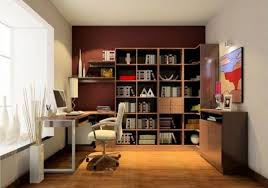
#> input picture src/Images and Videos/image8.jpg, 268 x 188 px, found by its file name
$ python 'Drawing Shapes.py'
#> lines starting #> are read from the running program, lines starting #| are printed output that depends on the picture
'''
Here will see how to use shapes features of opencv to be use
in different application.
'''

import cv2
import numpy as np

# First we try one sample image -

# The grey level or grey value indicates the brightness of a pixel. The minimum grey level is 0.
# The maximum grey level depends on the digitisation depth of the image. For an 8-bit-deep image it is 255.
# '0' gray value indicates - black image
black_img = np.zeros((512,512,3), np.uint8)

'''
Drawing a line : cv2.line(src, line_point1, line_point2, color, thickness)
src : It is the image on which line is to be drawn.
rect_point1 :- Start coordinate, here (0, 0) represents the top left corner of line
rect_point2 :- Ending coordinate, here (512, 512)  represents the bottom right corner of line
color: It is the color of line to be drawn. For BGR, we pass a tuple. eg: (255, 0, 0) for blue color.
thickness: It is the thickness of the line in px.
Return Value: It returns an image.
'''
cv2.line(black_img, (0,0),(black_img.shape[0],black_img.shape[1]),(0,255,0),2)
cv2.imshow('Drawing_line', black_img)
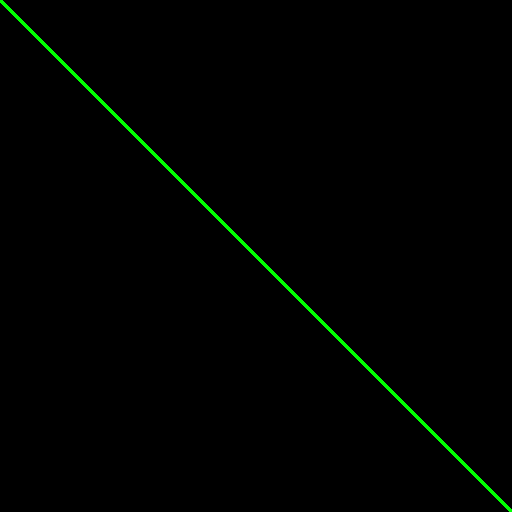
#> window 'Drawing_line': shape (512, 512, 3); mean B, G, R 0, 2.5, 0
cv2.waitKey(0)


'''
Drawing a rectangle : cv2.rectangle(src, rect_point1, rect_point2, color, thickness)
src : It is the image on which rectangle is to be drawn.
rect_point1 :- Start coordinate, here (350, 100) represents the top left corner of rectangle
rect_point2 :- Ending coordinate, here (450, 200)  represents the bottom right corner of rectangle
color: It is the color of border line of rectangle to be drawn. For BGR, we pass a tuple. eg: (255, 0, 0) for blue color.
thickness: It is the thickness of the rectangle border line in px. Thickness of -1 px will fill the rectangle shape by the specified color.
Return Value: It returns an image.
'''
cv2.rectangle(black_img, (350,100),(450,200),(0,255,0),2)
cv2.imshow('Drawing_rect', black_img)
cv2.waitKey(0)

cv2.rectangle(black_img, (350,100),(450,200),(255,0,0),cv2.FILLED)
cv2.imshow('Drawing_rect_filled', black_img)
cv2.waitKey(0)

'''
Drawing a circle : cv2.circle(src, center_point, radius, color, thickness)
'''
cv2.circle(black_img, (300,400),50,(0,255,255),2, cv2.FILLED)
cv2.imshow('Drawing_circle', black_img)
cv2.waitKey(0)


'''
Drawing a ellipse : cv2.circle(src, center_coordinates, axesLength, startAngle, endAngle, color, thickness)
'''

# (X coordinate value, Y coordinate value).
center_coordinates = (120, 400)

# (major axis length, minor axis length) = (a,b)
axesLength = (100, 50)

# Ellipse rotation angle in degrees.
angle = 0

# Starting angle of the elliptic arc in degrees.
startAngle = 0

# Ending angle of the elliptic arc in degrees.
endAngle = 360

# Red color in BGR
color = (0, 0, 255)

# Line thickness of 5 px - thickness of the shape border line in px.
thickness = 5

# Using cv2.ellipse() method
# Draw a ellipse with red line borders of thickness of 5 px
cv2.ellipse(black_img, center_coordinates, axesLength,
           angle, startAngle, endAngle, color, thickness)
cv2.imshow('Drawing_ellipse', black_img)
cv2.waitKey(0)

'''
Drawing a polygon : cv2.polylines(src,  array of coordinates, True (if it is a closed line), Stroke color, Stroke thickness)
'''
pts = np.array([[60,15],[80,60],[120,60],[100,15]], np.int32)
pts = pts.reshape((-1,1,2))
cv2.polylines(black_img,[pts],True,(255,255,255), 2)
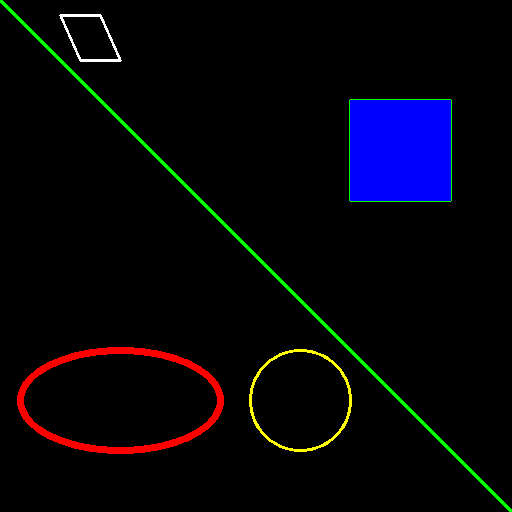
#> black_img: shape (512, 512, 3); mean of channels 0, 1, 2 10.4, 4.3, 4.6; drawn as B, G, R
cv2.imshow('Drawing_window', black_img)
cv2.waitKey(0)


## Now we will look for actually images
img = cv2.imread('../Images and videos/image8.jpg')
#> img is the input picture: shape (188, 268, 3); mean B, G, R 95.3, 115.4, 141.3
cv2.imshow('img', img)
cv2.waitKey(0)

## Using lines drawing a simple 3-sided boundary
## cv2.line(src, line_point1, line_point1, color, thickness)
cv2.line(img, (0,0), (265,0),(255,0,0), 5 )
cv2.line(img, (265,0), (265, 265), (255,0,0), 5)
cv2.line(img, (0,185), (265,185), (255,0,0), 5)

## Displaying the modified image
cv2.imshow('line',img)
cv2.waitKey(0)

## How to draw rectangle around an image
cv2.rectangle(img, (0,0), (265,185), (0,255,0), 3)
cv2.imshow('rectangle', img)
cv2.waitKey(0)

## Putting some text in image
font = cv2.FONT_HERSHEY_SIMPLEX
cv2.putText(img, 'House', (130,160) ,font, 1, (255,0,0), 2, cv2.LINE_AA )
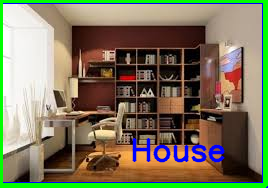
#> img: shape (188, 268, 3); mean B, G, R 92.1, 119.6, 124.1
cv2.imshow('text', img)
cv2.waitKey(0)

cv2.destroyAllWindows()

$ run again, with src/Images and Videos/Building.jpg copied over src/Images and Videos/image8.jpg
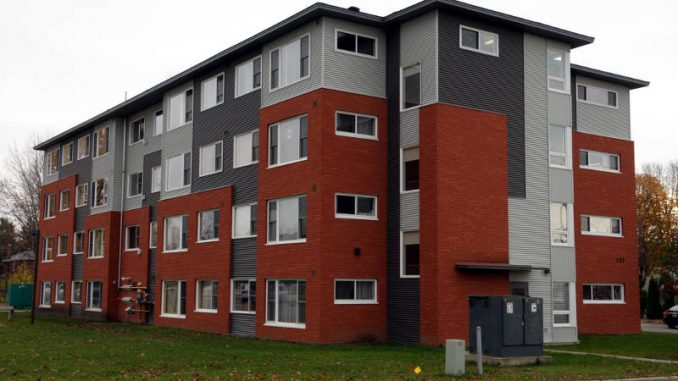
#> input picture src/Images and Videos/Building.jpg, 678 x 381 px, found by its file name
#> img is the input picture: shape (381, 678, 3); mean B, G, R 88.4, 96.5, 112.9
#> `cv2.putText(img, 'House', (130,160) ,font, 1, (255,0,0), 2, cv2.LINE_A..`:
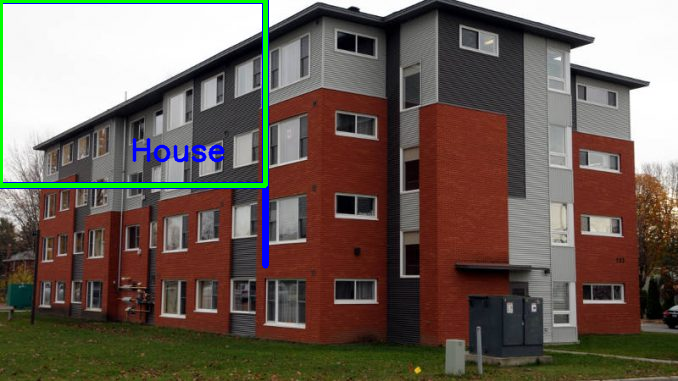
#> img: shape (381, 678, 3); mean B, G, R 87.8, 96.9, 109.4

$ run again, with src/Images and Videos/DL-2.jpg copied over src/Images and Videos/image8.jpg
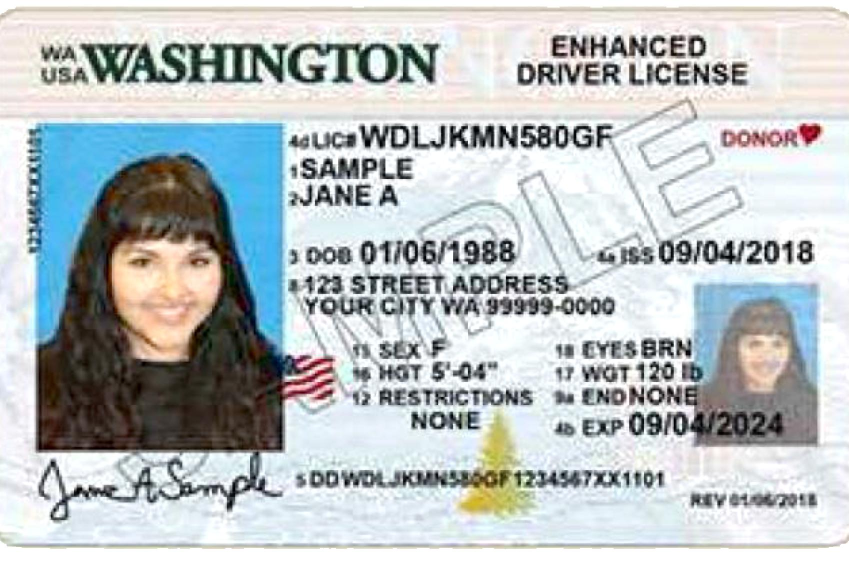
#> input picture src/Images and Videos/DL-2.jpg, 1697 x 1124 px, found by its file name (shown at 1/2 size)
#> img is the input picture: shape (1124, 1697, 3); mean B, G, R 193.5, 192, 185.5
#> `cv2.putText(img, 'House', (130,160) ,font, 1, (255,0,0), 2, cv2.LINE_A..`:
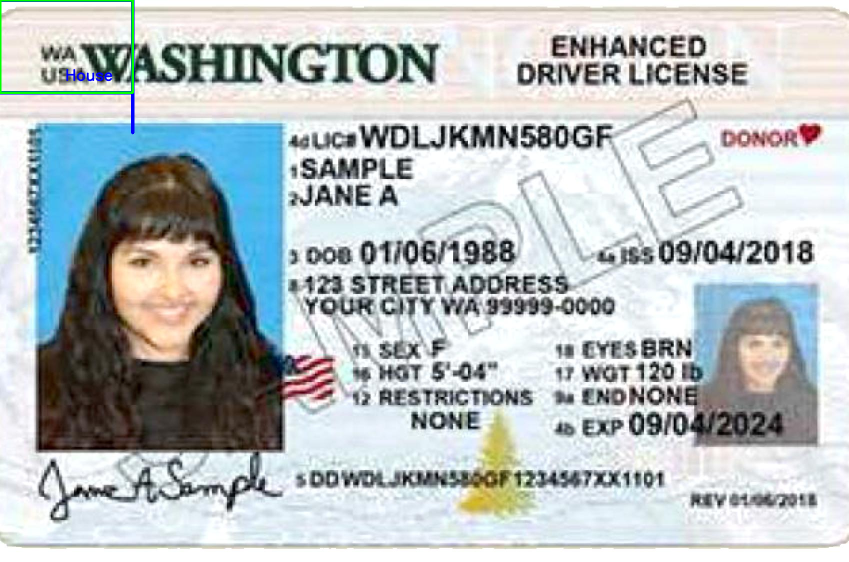
#> img: shape (1124, 1697, 3) (shown at 1/2 size); mean B, G, R 193.2, 191.7, 184.8

$ run again, with src/Images and Videos/DL-3.jpg copied over src/Images and Videos/image8.jpg
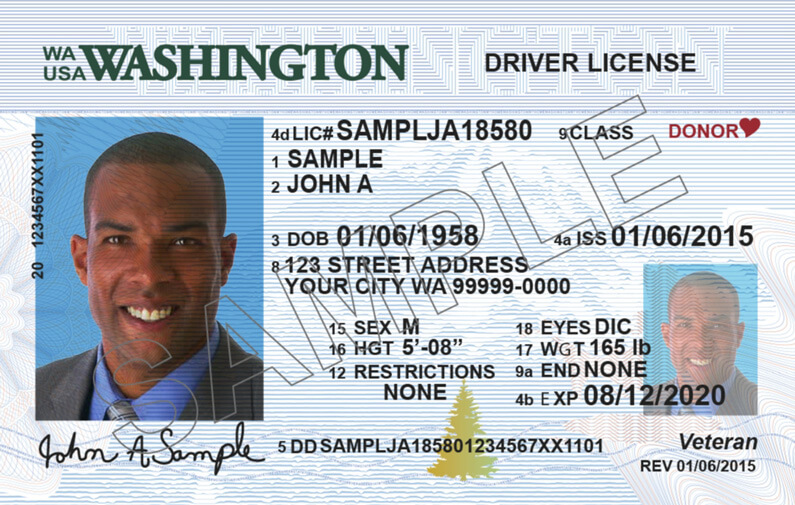
#> input picture src/Images and Videos/DL-3.jpg, 795 x 505 px, found by its file name
#> img is the input picture: shape (505, 795, 3); mean B, G, R 199.9, 192.6, 185.3
#> `cv2.putText(img, 'House', (130,160) ,font, 1, (255,0,0), 2, cv2.LINE_A..`:
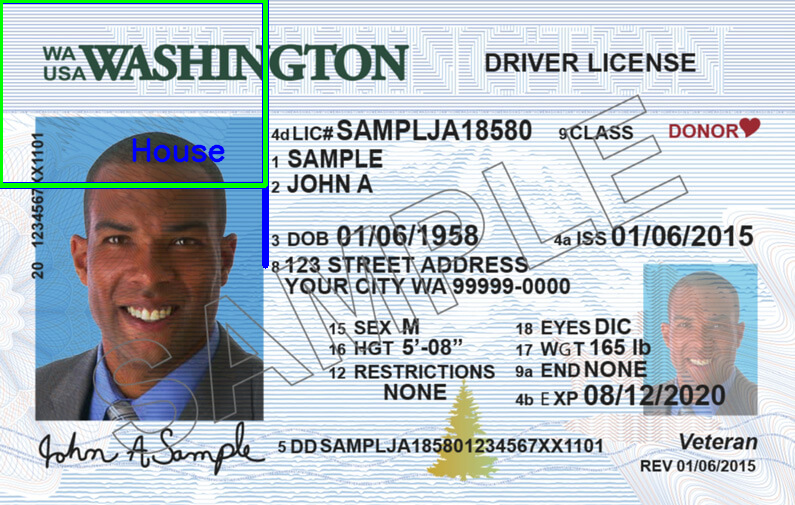
#> img: shape (505, 795, 3); mean B, G, R 198.7, 192.3, 182.8
